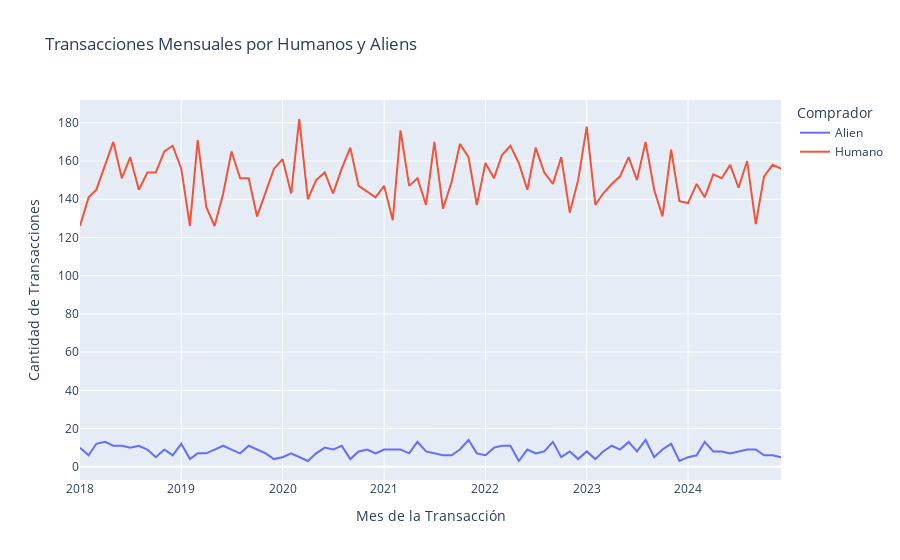

Notebook code for this chart:
### Markdown cell above
##### 4.4 Análisis de Patrones en Transacciones

### Code cell
# a. Gráfico de Transacciones mensuales

# Convertir la columna "Transaction Date" a formato datetime si no está en ese formato
df_pandas["Transaction Date"] = pd.to_datetime(df_pandas["Transaction Date"])
df_pandas["Transaction Month"] = df_pandas["Transaction Date"].dt.to_period("M").astype(str)

# Contar la cantidad de transacciones por mes y por comprador (Humano vs Alien)
df_grouped = df_pandas.groupby(["Transaction Month", "Comprador"]).size().reset_index(name="Count")

# Graficar
fig_4= px.line(df_grouped, 
        x="Transaction Month", 
        y="Count", 
        color="Comprador",  # Diferenciar entre humanos y alienígenas
        title="Transacciones Mensuales por Humanos y Aliens",
        labels={"Count": "Cantidad de Transacciones", "Transaction Month": "Mes de la Transacción"})
fig_4.show()

### Figure 1 — Plotly figure (JSON) as saved in the notebook; plotly's stock layout.template omitted (floating-point values rounded to 4 significant figures)
{"data": [{"hovertemplate": "Comprador=Alien<br>Mes de la Transacción=%{x}<br>Cantidad de Transacciones=%{y}<extra></extra>", "legendgroup": "Alien", "line": {"color": "#636efa", "dash": "solid"}, "marker": {"symbol": "circle"}, "mode": "lines", "name": "Alien", "orientation": "v", "showlegend": true, "type": "scatter", "x": ["2018-01", "2018-02", "2018-03", "2018-04", "2018-05", "2018-06", "2018-07", "2018-08", "2018-09", "2018-10", "2018-11", "2018-12", "2019-01", "2019-02", "2019-03", "2019-04", "2019-05", "2019-06", "2019-07", "2019-08", "2019-09", "2019-10", "2019-11", "2019-12", "2020-01", "2020-02", "2020-03", "2020-04", "2020-05", "2020-06", "2020-07", "2020-08", "2020-09", "2020-10", "2020-11", "2020-12", "2021-01", "2021-02", "2021-03", "2021-04", "2021-05", "2021-06", "2021-07", "2021-08", "2021-09", "2021-10", "2021-11", "2021-12", "2022-01", "2022-02", "2022-03", "2022-04", "2022-05", "2022-06", "2022-07", "2022-08", "2022-09", "2022-10", "2022-11", "2022-12", "2023-01", "2023-02", "2023-03", "2023-04", "2023-05", "2023-06", "2023-07", "2023-08", "2023-09", "2023-10", "2023-11", "2023-12", "2024-01", "2024-02", "2024-03", "2024-04", "2024-05", "2024-06", "2024-07", "2024-08", "2024-09", "2024-10", "2024-11", "2024-12"], "xaxis": "x", "y": [10, 6, 12, 13, 11, 11, 10, 11, 9, 5, 9, 6, 12, 4, 7, 7, 9, 11, 9, 7, 11, 9, 7, 4, 5, 7, 5, 3, 7, 10, 9, 11, 4, 8, 9, 7, 9, 9, 9, 7, 13, 8, 7, 6, 6, 9, 14, 7, 6, 10, 11, 11, 3, 9, 7, 8, 13, 5, 8, 4, 8, 4, 8, 11, 9, 13, 8, 14, 5, 9, 12, 3, 5, 6, 13, 8, 8, 7, 8, 9, 9, 6, 6, 5], "yaxis": "y"}, {"hovertemplate": "Comprador=Humano<br>Mes de la Transacción=%{x}<br>Cantidad de Transacciones=%{y}<extra></extra>", "legendgroup": "Humano", "line": {"color": "#EF553B", "dash": "solid"}, "marker": {"symbol": "circle"}, "mode": "lines", "name": "Humano", "orientation": "v", "showlegend": true, "type": "scatter", "x": ["2018-01", "2018-02", "2018-03", "2018-04", "2018-05", "2018-06", "2018-07", "2018-08", "2018-09", "2018-10", "2018-11", "2018-12", "2019-01", "2019-02", "2019-03", "2019-04", "2019-05", "2019-06", "2019-07", "2019-08", "2019-09", "2019-10", "2019-11", "2019-12", "2020-01", "2020-02", "2020-03", "2020-04", "2020-05", "2020-06", "2020-07", "2020-08", "2020-09", "2020-10", "2020-11", "2020-12", "2021-01", "2021-02", "2021-03", "2021-04", "2021-05", "2021-06", "2021-07", "2021-08", "2021-09", "2021-10", "2021-11", "2021-12", "2022-01", "2022-02", "2022-03", "2022-04", "2022-05", "2022-06", "2022-07", "2022-08", "2022-09", "2022-10", "2022-11", "2022-12", "2023-01", "2023-02", "2023-03", "2023-04", "2023-05", "2023-06", "2023-07", "2023-08", "2023-09", "2023-10", "2023-11", "2023-12", "2024-01", "2024-02", "2024-03", "2024-04", "2024-05", "2024-06", "2024-07", "2024-08", "2024-09", "2024-10", "2024-11", "2024-12"], "xaxis": "x", "y": [126, 141, 145, 158, 170, 151, 162, 145, 154, 154, 165, 168, 156, 126, 171, 136, 126, 143, 165, 151, 151, 131, 144, 156, 161, 143, 182, 140, 150, 154, 143, 156, 167, 147, 144, 141, 147, 129, 176, 147, 151, 137, 170, 135, 149, 169, 162, 137, 159, 151, 163, 168, 159, 145, 167, 154, 148, 162, 133, 150, 178, 137, 143, 148, 152, 162, 150, 170, 145, 131, 166, 139, 138, 148, 141, 153, 151, 158, 146, 160, 127, 152, 158, 156], "yaxis": "y"}], "layout": {"legend": {"title": {"text": "Comprador"}, "tracegroupgap": 0}, "title": {"text": "Transacciones Mensuales por Humanos y Aliens"}, "xaxis": {"anchor": "y", "domain": [0, 1], "title": {"text": "Mes de la Transacción"}}, "yaxis": {"anchor": "x", "domain": [0, 1], "title": {"text": "Cantidad de Transacciones"}}}}
